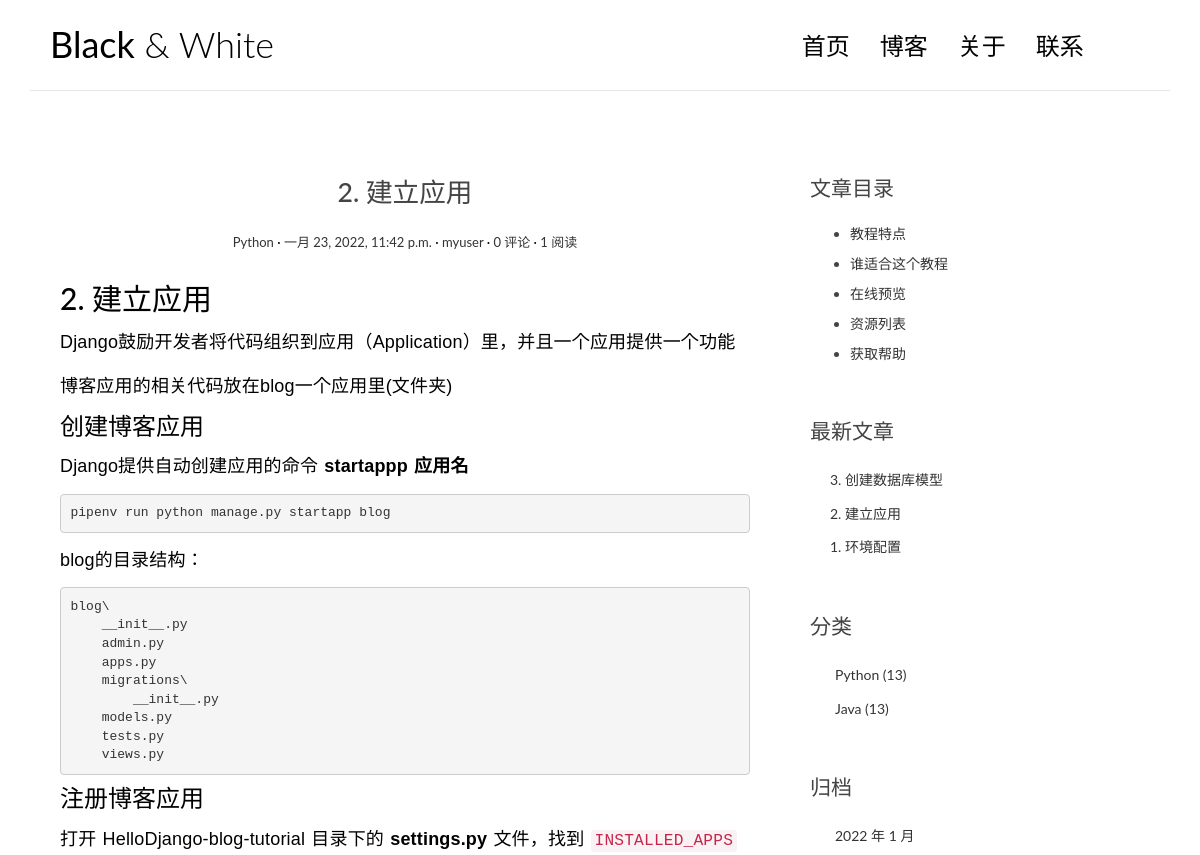
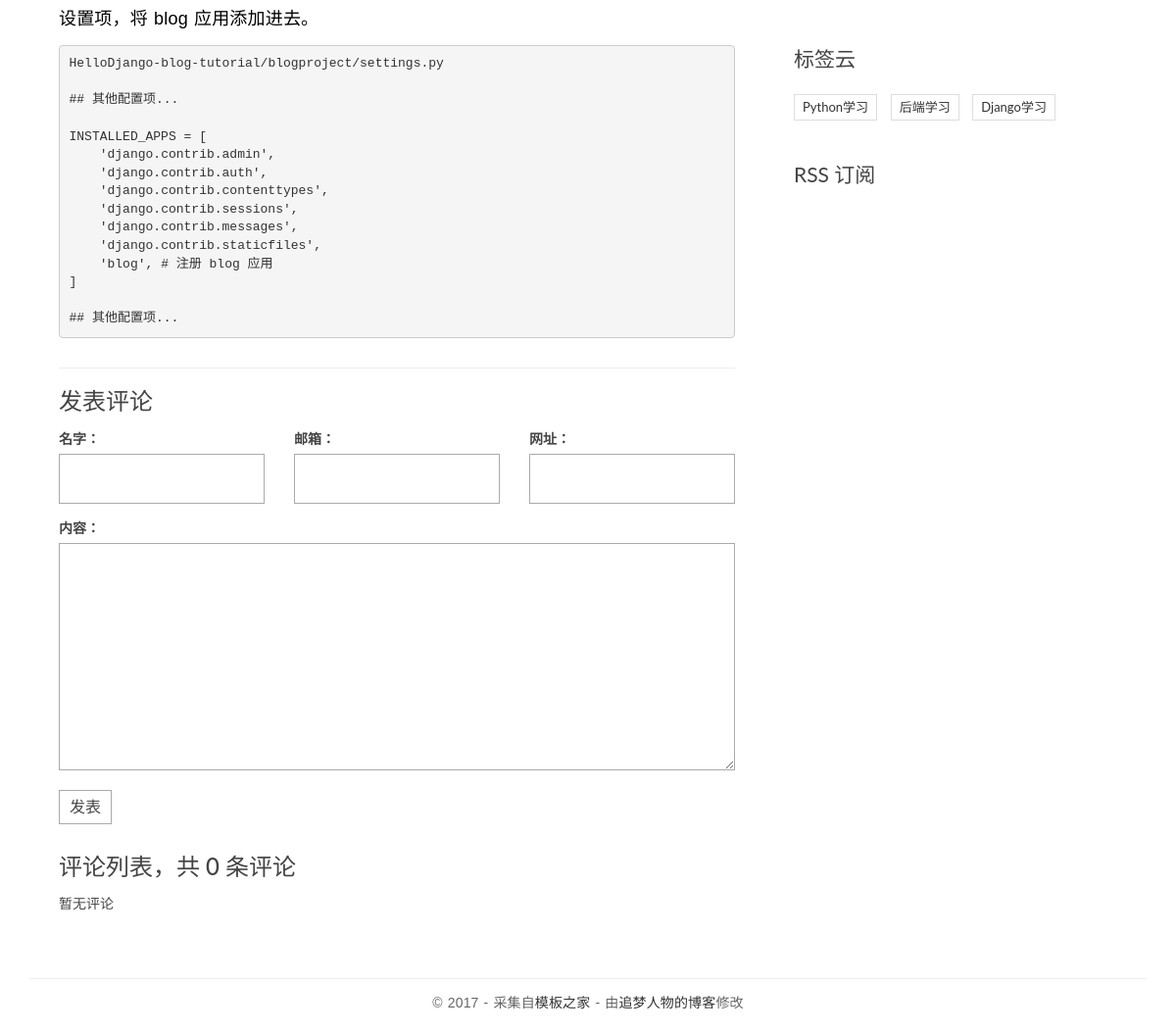
Page /posts/3 on the committed database (2 pictures, top to bottom).
### blog/models.py (models this page shows, shortened)
class Post(models.Model):
    title = models.CharField('标题',max_length=70)
    body = models.TextField('正文')
    created_time = models.DateTimeField('创建时间', default=timezone.now)
    modified_time = models.DateField('修改时间')
    excerpt = models.CharField('摘要',max_length=200, blank=True)
    category = models.ForeignKey(Category, verbose_name='分类', on_delete=models.CASCADE)
    tags = models.ManyToManyField(Tag, verbose_name='标签', blank=True)
    author = models.ForeignKey(User, verbose_name='作者', on_delete=models.CASCADE)
    views = models.PositiveIntegerField(default=0, editable=False)
    class Meta:
        verbose_name = '文章'
        verbose_name_plural = verbose_name
        ordering = ['-created_time']
    def save(self, *args, **kwargs):
        md = markdown.Markdown(extensions=[
            'markdown.extensions.extra',
            'markdown.extensions.codehilite',
        ])
        self.excerpt = self.excerpt if self.excerpt is not None else strip_tags(md.convert(self.body))[:54]
        self.modified_time = timezone.now()
        super().save(*args, **kwargs)
    def get_absolute_url(self):
        return reverse('blog:detail', kwargs={'pk': self.pk})
    def increase_views(self):
        self.views += 1
        self.save(update_fields=['views'])

class Category(models.Model):
    name = models.CharField(max_length=100)
    class Meta:
        verbose_name = '分类'
        verbose_name_plural = verbose_name

class Tag(models.Model):
    name = models.CharField(max_length=100)
    class Meta:
        verbose_name = '标签'
        verbose_name_plural = verbose_name

### blog/views.py (the view)
# urls.py: path('posts/<int:pk>', views.PostDetailView.as_view(), name='detail'),
class PostDetailView(DetailView):
    model = Post
    template_name = 'blog/detail.html'
    context_object_name = 'post'
    def get(self, request, *args, **kwargs):
        response = super(PostDetailView, self).get(request, *args, **kwargs)
        self.object.increase_views()
        return response
    def get_object(self, queryset=None):
        post = super().get_object(queryset=None)
        md = markdown.Markdown(extensions=[
            'markdown.extensions.extra',
            'markdown.extensions.codehilite',
            TocExtension(slugify=slugify),
        ])
        post.body = md.convert(post.body)
        m = re.search(r'<div class="toc">\s*<ul>(.*)</ul>\s*</div>', md.toc, re.S)
        post.toc = m.group(1) if m is not None else ''
        return post

### comments/forms.py
class CommentForm(forms.ModelForm):
    class Meta:
        model = Comment
        fields = ['name', 'email', 'url', 'text']

### blog/templatetags/blog_extras.py (called while the page is built)
@register.inclusion_tag('blog/inclusions/_recent_posts.html', takes_context=True)
def show_recent_posts(context, num=5):
    return {
        'recent_post_list': Post.objects.all()[:num]
    }

@register.inclusion_tag('blog/inclusions/_archives.html', takes_context=True)
def show_archives(context):
    return {
        'date_list': Post.objects.dates('created_time', 'month', order='DESC'),
    }

@register.inclusion_tag('blog/inclusions/_categories.html', takes_context=True)
def show_categories(context):
    return {
        'category_list': Category.objects.all()
    }

@register.inclusion_tag('blog/inclusions/_tags.html', takes_context=True)
def show_tags(context):
    return {
        'tag_list': Tag.objects.all(),
    }

### comments/templatetags/comments_extras.py (called while the page is built)
@register.inclusion_tag('comments/inclusions/_form.html', takes_context=True)
def show_comment_form(context, post, form=None):
    if form is None:
        form = CommentForm()
    return {
        'form': form,
        'post': post,
    }

@register.inclusion_tag('comments/inclusions/_list.html', takes_context=True)
def show_comments(context, post):
    comment_list = post.comment_set.all()
    comment_count = comment_list.count()
    return {
        'comment_count': comment_count,
        'comment_list': comment_list,
    }

### templates/blog/detail.html
{% extends 'base.html' %}
{% load comments_extras %}
{% block main %}
<article class="post post-{{ post.pk }}">
    <header class="entry-header">
        <h1 class="entry-title">{{ post.title }}</h1>
        <div class="entry-meta">
            <span class="post-category"><a href="{% url 'blog:category' post.category.pk %}">{{ post.category.name }}</a></span>
            <span class="post-date"><a href="{% url 'blog:archive' post.created_time.year post.created_time.month %}"><time class="entry-date"
                                                      datetime="{{ post.created_time }}">{{ post.created_time }}</time></a></span>
            <span class="post-author"><a href="{% url 'blog:index' %}">{{ post.author }}</a></span>
            <span class="comments-link"><a href="#comment-area">{{ post.comment_set.count }} 评论</a></span>
            <span class="views-count"><a href="{{ post.get_absolute_url }}">{{ post.views }} 阅读</a></span>
        </div>
    </header>
    <div class="entry-content clearfix">
       {{ post.body|safe }}
    </div>
</article>
<section class="comment-area" id="comment-area">
    <hr>
    <h3>发表评论</h3>
    {% show_comment_form post %}
    <div class="comment-list-panel">
        {% show_comments post %}
    </div>
</section>
{% endblock main %}
{% block toc %}
    <div class="widget widget-content">
        <h3 class="widget-title">文章目录</h3>
        <ul>
            <li>
                <a href="#">教程特点</a>
            </li>
            <li>
                <a href="#">谁适合这个教程</a>
            </li>
            <li>
                <a href="#">在线预览</a>
            </li>
            <li>
                <a href="#">资源列表</a>
            </li>
            <li>
                <a href="#">获取帮助</a>
            </li>
        </ul>
    </div>
{% endblock toc %}

### templates/blog/inclusions/_recent_posts.html
<div class="widget widget-recent-posts">
    <h3 class="widget-title">最新文章</h3>
    <ul>
      {% for post in recent_post_list %}
        <li>
          <a href="{{ post.get_absolute_url }}">{{ post.title }}</a>
        </li>
      {% empty %}
        暂无文章！
      {% endfor %}
    </ul>
</div>

### templates/blog/inclusions/_categories.html
<div class="widget widget-category">
  <h3 class="widget-title">分类</h3>
  <ul>
    {% for category in category_list %}
      <li>
        <a href="{% url 'blog:category' category.pk %}">
          {{ category.name }} <span class="post-count">(13)</span></a>
      </li>
    {% empty %}
      暂无分类！
    {% endfor %}
  </ul>
</div>

### templates/blog/inclusions/_tags.html
<div class="widget widget-tag-cloud">
  <h3 class="widget-title">标签云</h3>
  <ul>
    {% for tag in tag_list %}
      <li>
        <a href="{% url 'blog:tag' tag.pk %}">
          {{ tag.name }}</a>
      </li>
    {% empty %}
      暂无标签！
    {% endfor %}
  </ul>
</div>

### blog/static/blog/css/custom.css (style rules this page uses)
* { outline: none; }
h1, h2, h3, h4, h5, h6 { margin-top: 0; }
a { color: #333; }
body { color: #444; font-family: 'Lato', sans-serif; }
p { font-family: 'Ubuntu', sans-serif; font-weight: 400; word-spacing: 1px; letter-spacing: 0.01em; }
.post { background: #fff; padding: 30px 30px 0; }
.entry-title { text-align: center; font-size: 1.9em; margin-bottom: 20px; line-height: 1.6; padding: 10px 20px 0; }
.entry-meta { text-align: center; color: #DDDDDD; font-size: 13px; margin-bottom: 30px; }
.entry-content { font-size: 18px; line-height: 1.9; font-weight: 300; color: #000; }
.post-category::after, .post-date::after, .post-author::after, .comments-link::after { content: ' ·'; color: #000; }
.widget { background: #fff; padding: 30px 0 0; }
.widget-title { font-size: 1.5em; margin-bottom: 20px; line-height: 1.6; padding: 10px 0 0; font-weight: 400; }
.widget-recent-posts ul { padding: 0; margin: 0; padding-left: 20px; }
.widget-recent-posts ul li { list-style-type: none; position: relative; line-height: 170%; margin-bottom: 10px; }
.widget-recent-posts ul li::before { content: '\f3d3'; font-family: "Ionicons"; position: absolute; left: -17px; top: 3px; font-size: 16px; color: #000; }
.widget-category ul { padding: 0; margin: 0; padding-left: 25px; }
.widget-category ul li { list-style-type: none; position: relative; line-height: 170%; margin-bottom: 10px; }
.widget-category ul li::before { content: '\f3fe'; font-family: "Ionicons"; position: absolute; left: -25px; top: 1px; font-size: 18px; color: #000; }
.widget-tag-cloud ul { padding: 0; margin: 0; margin-right: -10px; }
.widget-tag-cloud ul li { list-style-type: none; font-size: 13px; display: inline-block; margin-right: 10px; margin-bottom: 10px; padding: 3px 8px; border: 1px solid #ddd; }
.widget-content ul li { margin-bottom: 10px; }
.contact-form input, .comment-form input { border: 1px solid #aaa; margin-bottom: 15px; width: 100%; padding: 15px 15px; font-size: 16px; line-height: 100%; transition: 0.4s border-color linear; }
.contact-form textarea, .comment-form textarea { border: 1px solid #aaa; margin-bottom: 15px; width: 100%; padding: 15px 15px; font-size: 16px; line-height: 20px !important; min-height: 183px; transition: 0.4s border-color linear; }
.comment-area { padding: 0 30px 0; }
.comment-list-panel { margin-top: 30px; }

### templates/base.html (style rules this page uses)
.codehilite { padding: 0; }

### rows in the picture
Post: title "2. 建立应用", category.name "Python", created_time "一月 23, 2022, 11:42 p.m.", author "myuser", comment_set.count "0", views "1", body "2. 建立应用 Django鼓励开发者将代码组织到应用（Application）里，并且一个应用提供一个功能 博客应用的相关代码放在blog一个应用里(文件夹) 创建博客应用 Django提供自动创建应用的命令 startappp 应用名 pipenv run python manage . py startapp blog blog的目录结构： blog\\ __init__.py admin.py apps.py migrations\\ __init__.py models.py tests.py views.py 注册博客应用 打开 HelloDjango-blog-tutorial 目录下的 settings.py 文件，找到 INSTALLED_APPS 设置项，将 blog 应用添加进去。 HelloDjango - blog - tutorial / blogproject / settings . py ## 其他配置项... INSTALLED_APPS = [ 'django.contrib.admin' , 'django.contrib.auth' , 'django.contrib.contenttypes' , 'django.contrib.sessions' , 'django.contrib.messages' , 'django.contrib.staticfiles' , 'blog' , # 注册 blog 应用 ] ## 其他配置项..."
Post: title "3. 创建数据库模型"
Post: title "1. 环境配置"
Category: name "Python"
Category: name "Java"
Tag: name "Python学习"
Tag: name "后端学习"
Tag: name "Django学习"

### other values in the picture
{{ comment_count }} "0"
{{ date.year }} "2022"
{{ date.month }} "1"
